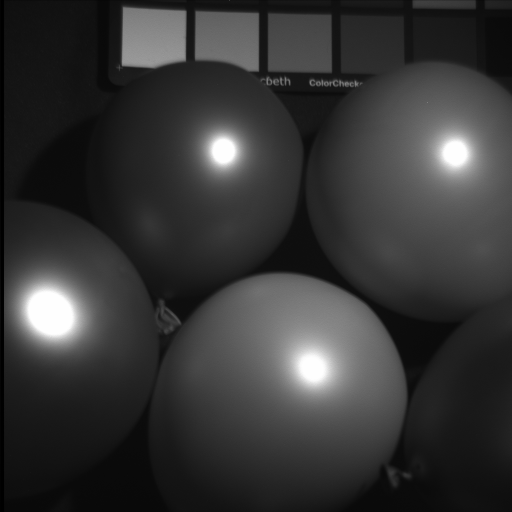
%> input picture OSVDPSNR/balloons/balloons_ms_02.png, 512 x 512 px; the run also reads 1 picture not shown here
$ octave balloonsosvdPSNR.m   (GNU Octave 9; MATLAB toolbox functions it lacks are replaced by stand-ins)
%> lines starting %> are read from the running program, lines starting %| are printed output that depends on the picture
%OSVDPSNR
close all
clear all
clc

%reading and converting the image
I1=imread('balloons_ms_02.png');I2=imread('balloons_ms_05.png');
%> further down, I1 is the input picture: size 512x512 uint16; min 11, max 47172, mean 10114.1
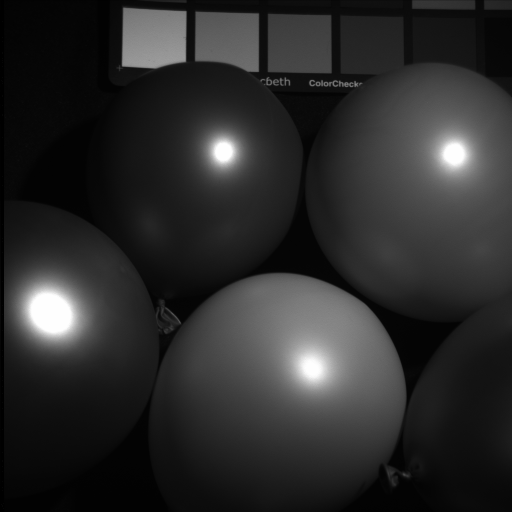
%> input picture OSVDPSNR/balloons/balloons_ms_05.png, 512 x 512 px
%> further down, I2 is the input picture: size 512x512 uint16; min 0, max 62636, mean 10874.6
I3=imread('balloons_ms_07.png');I4=imread('balloons_ms_12.png');
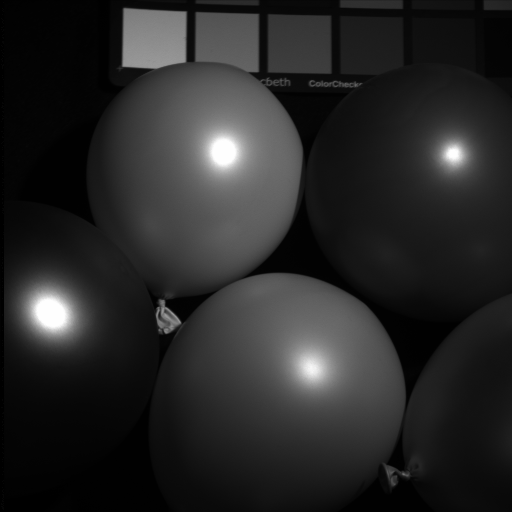
%> input picture OSVDPSNR/balloons/balloons_ms_12.png, 512 x 512 px
%> further down, I4 is the input picture: size 512x512 uint16; min 0, max 62838, mean 9910.9
I5=imread('balloons_ms_15.png');I6=imread('balloons_ms_20.png');
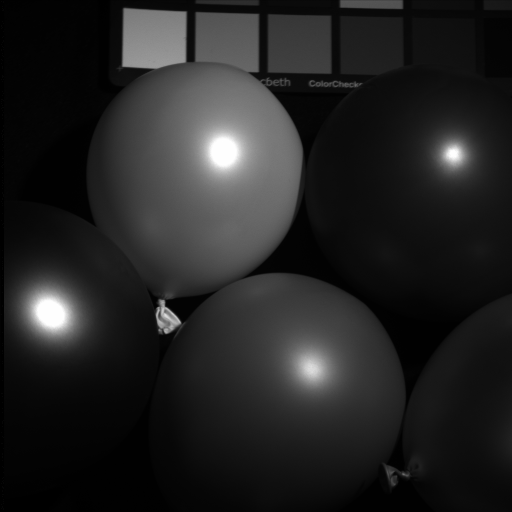
%> input picture OSVDPSNR/balloons/balloons_ms_15.png, 512 x 512 px
%> further down, I5 is the input picture: size 512x512 uint16; min 0, max 62888, mean 8857.2
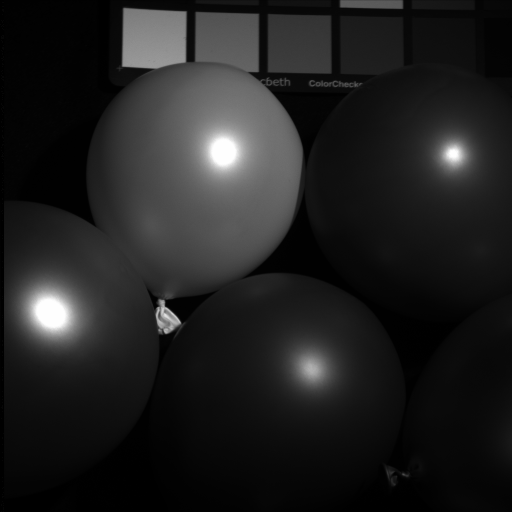
%> input picture OSVDPSNR/balloons/balloons_ms_20.png, 512 x 512 px
%> further down, I6 is the input picture: size 512x512 uint16; min 0, max 62697, mean 8135.4
%> (the run ends here)
